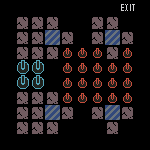

The image is a tile-based game level rendered from a .tmx file. Its description and complete source (layers, tilesets, objects, tile grids) follow:
An orthogonal 10x10 tile map with 15x15 px tiles, 1 tile layer (Layer2).

<map version="1.2" tiledversion="1.2.4" orientation="orthogonal" renderorder="right-down" width="10" height="10" tilewidth="15" tileheight="15" infinite="0" nextlayerid="3" nextobjectid="16">
 <tileset firstgid="1" source="tileset.tsx" />
 <layer id="1" name="Layer2" width="10" height="10">
  <data encoding="csv">
0,0,0,0,0,0,0,0,9,0,
0,11,11,11,0,0,11,11,0,0,
0,11,11,4,11,0,11,4,11,0,
0,11,11,11,2147483660,2147483660,2147483660,11,2147483660,0,
0,6,6,0,2147483660,2147483660,2147483660,2147483660,2147483660,0,
0,6,6,0,2147483660,2147483660,2147483660,2147483660,2147483660,0,
0,11,11,11,2147483660,2147483660,2147483660,2147483660,2147483660,0,
0,11,11,4,11,0,11,4,11,0,
0,11,11,11,0,0,0,11,0,0,
0,0,0,0,0,0,0,0,0,0
</data>
 </layer>
 <objectgroup id="2" name="Cha" />
</map>
